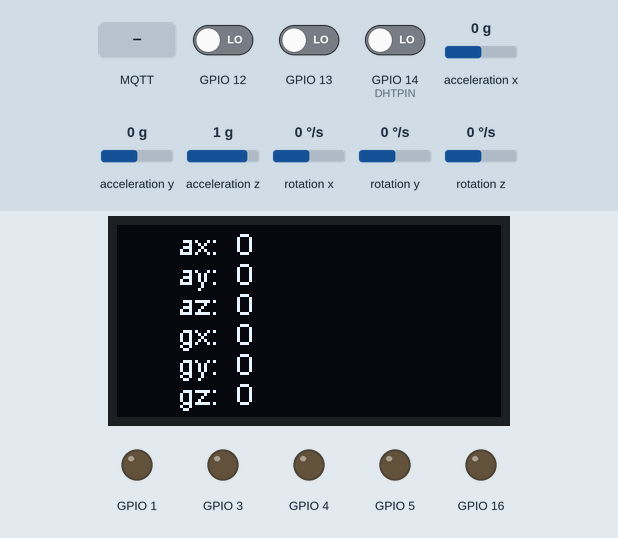
A sketch run on a simulated ESP32. On the bench: 128×64 one-colour display, output pins drawn as LEDs (lit = HIGH). Inputs (shaded band) come from the test bench; at power-on: acceleration x 0 g, acceleration y 0 g, acceleration z 1 g, rotation x 0 °/s, GPIO 12 LOW, GPIO 13 LOW, GPIO 14 (DHTPIN) LOW, rotation y 0 °/s, rotation z 0 °/s. WiFi joins after 1.5 s; servers stay silent unless stated; no MQTT or app messages arrive unless stated; what the sketch prints to the serial monitor is not drawn.

Above: at 3.7 s.
3.8 s: acceleration x set to -1.4 g
At 6.5 s:
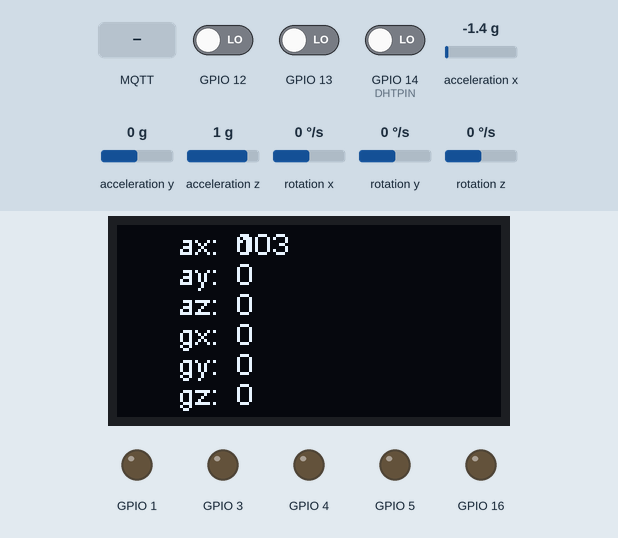
7.6 s: acceleration y set to -1.4 g
At 10.4 s:
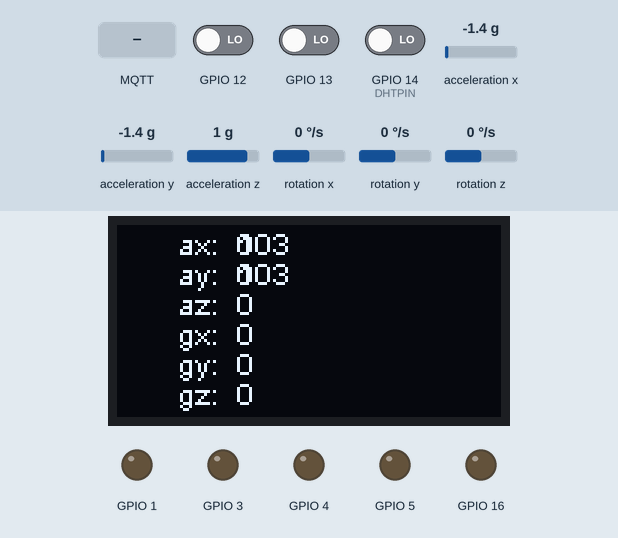
10.7 s: acceleration z set to -1.4 g
At 13.1 s:
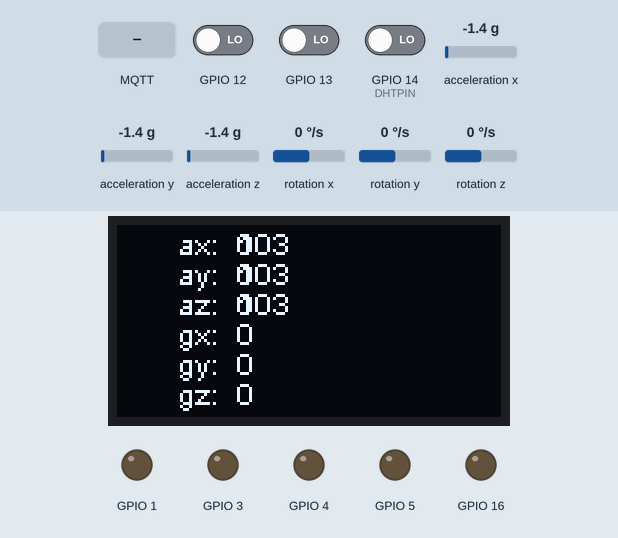
13.8 s: rotation x set to -192 °/s
At 15.7 s:
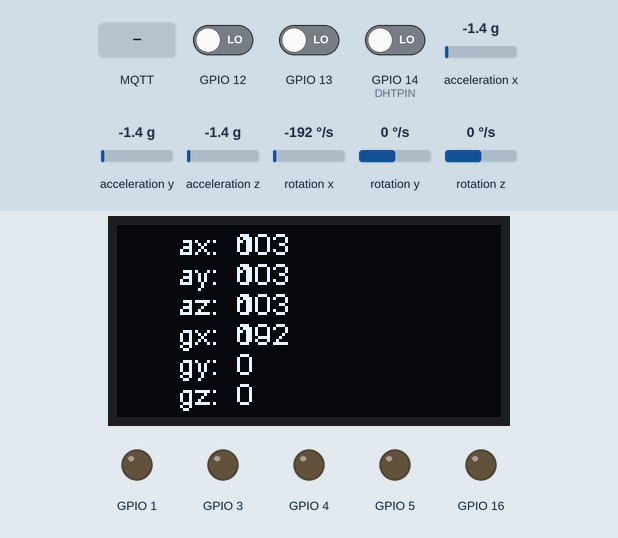
16.9 s: MQTT message "." arrives on the first subscribed topic
18.4 s: MQTT message "on" arrives on the first subscribed topic
At 19.8 s:
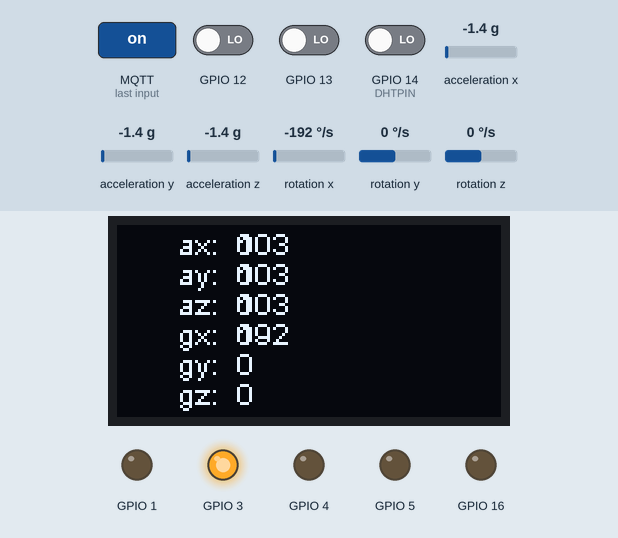
Timing chart, 0 to 21.0 s (numbered marks = the images above; inputs shaded):
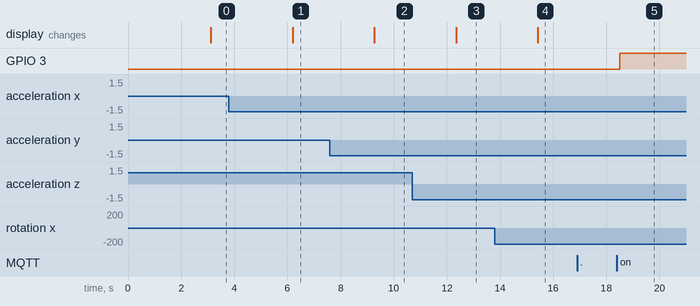

The sketch:

meo-mpu-oled.ino
```cpp
#if ARDUINO >= 100
#include "Arduino.h"
#else
#include "WProgram.h"
#include "pins_arduino.h"
#endif

#include <PubSubClient.h>
#include "DHT.h"

#include <WiFi.h>
#include <DNSServer.h>
#include <WebServer.h>
#include <WiFiManager.h>


#include "I2Cdev.h"
#include "MPU6050.h"

// 1.OLED
#include <wire.h>
#include "SSD1306.h"

SSD1306 display(0x3c, 21, 22);
// Arduino Wire library is required if I2Cdev I2CDEV_ARDUINO_WIRE implementation
// is used in I2Cdev.h
#if I2CDEV_IMPLEMENTATION == I2CDEV_ARDUINO_WIRE
    #include "Wire.h"
#endif

// class default I2C address is 0x68
// specific I2C addresses may be passed as a parameter here
// AD0 low = 0x68 (default for InvenSense evaluation board)
// AD0 high = 0x69
MPU6050 accelgyro;
//MPU6050 accelgyro(0x69); // <-- use for AD0 high

int16_t ax, ay, az;
int16_t gx, gy, gz;


// uncomment "OUTPUT_READABLE_ACCELGYRO" if you want to see a tab-separated
// list of the accel X/Y/Z and then gyro X/Y/Z values in decimal. Easy to read,
// not so easy to parse, and slow(er) over UART.
#define OUTPUT_READABLE_ACCELGYRO

// ======= Thay đổi các thông tin ở đây =========

const char* default_mqtt_server = "mqtt.iothutech.tk";
const char* mqtt_user = "10b7cc6c-8e1d-4eb8-b037-013c0bbb6994";
const char* mqtt_pass = "0e79e367-c4f7-4404-be8a-4c3b06d1f5b3";

const char* default_mqtt_port = "1883";
const char* device_id = "HUT_CLOUD";

// ==============================================

char mqtt_server[255];
char mqtt_port[6];
const char* channel_in_postfix = "/in";
const char* channel_out_postfix = "/out";
String channel_in = "esp/", channel_out = "esp/";
String hotspot_name_prefix = "ESP_32_";

// BEGIN --- 111
// Initialize DHT sensor
const int DHTPIN = 14;
//const int DHTPIN = D5;       //Đọc dữ liệu từ DHT11 ở chân A0 trên ESP
const int DHTTYPE = DHT11;  //Khai báo loại cảm biến, có 2 loại là DHT11 và DHT22
DHT dht(DHTPIN, DHTTYPE); // 11 works fine for ESP8266
char buffer[10];
float humidity, temp_c;   // Values read from sensor
float getHumiditty;// lấy dữ liệu hứng
// END --- 111

// Generally, you should use "unsigned long" for variables that hold time
unsigned long previousMillis = 0;        // will store last temp was read
const long cnt_sensor = 2000;              // interval at which to read sensor - See more at: http://www.esp8266.com/viewtopic.php?f=29&t=8746#sthash.IJ0JNSIx.dpuf
unsigned long preTimer = 0;
const long interval = 5000;             // interval to publish data each time.

int val = 0;
int pirState = LOW; // Start with no caution

WiFiClient espClient;
PubSubClient client(espClient);
char IP_Server_char[20];
int Port_Server;
IPAddress ip;


void callback(char* topic, byte* payload, unsigned int length) {
  payload[length] = '\0'; // Null terminator used to terminate the char array
  String message = (char*)payload;
  Serial.print("Message arrived [");
  Serial.print(topic);
  Serial.print("]: ");
  for (int i = 0; i < length; i++) {  // print message converted from byte to char
    Serial.print((char)payload[i]);
  }
  Serial.println(" ");
  int A[10][2];
  int index1 = 0, index2 = 0;
  int temp = 0;
  int prep = -1;
  for (int i = 0; i < length; i++)
  {
    char c = payload[i];
    if (c >= '0' && c <= '9') {
      temp = temp * 10 + (c - '0');
    }
    else if (c == '.') {
      A[index1][index2] = temp;
      temp = 0;
      index2 = (index2 + 1 ) % 2;
    }
    else if (c == ';')
    {
      if (i == prep + 1)
      {
        A[index1][0] = -1;
        A[index1][1] = -1;
      }
      else
      {
        A[index1][index2] = temp;

      }
      temp = 0;
      index2 = 0;
      index1 ++;
      prep = i;
    }

  }
  if (prep + 1 == length) {
    A[index1][0] = -1;
    A[index1][1] = -1;
  } else {
    A[index1][index2] = temp;
  }


  for (int i = 0; i < 10 ; i++)
  {
    if (A[i][0] == 0)
    {
      switch (i)
      {
        case 0:
          if (A[i][1] == 0)
            digitalWrite(3, LOW);
          else
            digitalWrite(3, HIGH);
          break;
        case 1:
          if (A[i][1] == 0)
            digitalWrite(1, LOW);
          else
            digitalWrite(1, HIGH); break;
        case 2:
          if (A[i][1] == 0)
            digitalWrite(16, LOW);
          else
            digitalWrite(16, HIGH); break;
        case 3:
          if (A[i][1] == 0)
            digitalWrite(5, LOW);
          else
            digitalWrite(5, HIGH); break;
        case 4:
          if (A[i][1] == 0)
            digitalWrite(4, LOW);
          else
            digitalWrite(4, HIGH); break;
      }
    }
    else if (A[i][0] == 1)
    {
      switch (i)
      {
//        case 0: analogWrite(30, A[i][1]); break;
//        case 1: analogWrite(1, A[i][1]); break;
//        case 2: analogWrite(16, A[i][1]); break;
//        case 3: analogWrite(5, A[i][1]); break;
//        case 4: analogWrite(4, A[i][1]); break;
        case 5: Function_F1(); break;
        case 6: Function_F2(); break;
        case 7: Function_F3(); break;
        case 8: Function_F4(); break;
        case 9: Function_F5(); break;

      }
    }
  }

}

//////////////////////////////PUB/////////////////
void send_data() {
  int D5 = digitalRead(14);
  int D6 = digitalRead(12);
  int D7 = digitalRead(13);
  int D8 = digitalRead(0);
  int A0 = analogRead(A0);
  int U1 = Virtual_U1();
  int U2 = Virtual_U2();
  int U3 = Virtual_U3();
  int U4 = Virtual_U4();
  int U5 = Virtual_U5();
//  bo sung them U6
  int U6 = Virtual_U6();

//  String pubString = String(D5) + ';' + String(D6) + ';' + String(D7) + ';' + String(D8) + ';' + String(A0) + ';' + String(U1) + ';' + String(U2) + ';' + String(U3) + ';' + String(U4) + ';' + String(U5) ;
//ADD U6 STRING
//gia tri cuoi cung la U5_U6 => VIET FUNCTION TACH TRUOC KHI GET VALUE
  String pubString = String(D5) + ';' + String(D6) + ';' + String(D7) + ';' + String(D8) + ';' + String(A0) + ';' + String(U1) + ';' + String(U2) + ';' + String(U3) + ';' + String(U4) + ';' + String(U5)+ ';' + String(U6) ;

  display.drawString(40, 0, String(U1));
  display.drawString(40, 10, String(U2));
  display.drawString(40, 20, String(U3));
  display.drawString(40, 30, String(U4));
  display.drawString(40, 40, String(U5));
  display.drawString(40, 50, String(U6));


  display.drawString(20, 0, "ax: ");
  display.drawString(20, 10, "ay: ");
  display.drawString(20, 20, "az: ");
  display.drawString(20, 30, "gx: ");
  display.drawString(20, 40, "gy: ");
  display.drawString(20, 50, "gz: ");


  display.display();

  Serial.println(pubString);
  unsigned long curTimer = millis();
  if (curTimer - preTimer >= interval)  // set time cycle to publish data: each 5s
  {
    preTimer = curTimer;
    client.publish(channel_out.c_str(), pubString.c_str());
    Serial.print("Message published [");
    Serial.print(channel_out);
    Serial.print("]: ");
    Serial.println(pubString);
  }

}

void reconnect() {
  // Loop until we're reconnected
  while (!client.connected()) {
    Serial.print("Attempting MQTT connection...");
    // Attempt to connect
    //    if (client.connect("ESP8266Client")) {
    if (client.connect(device_id, mqtt_user, mqtt_pass)) {
      Serial.println("connected");
      // Once connected, publish an announcement...
      //      client.publish("ESP8266/connection status", "Connected!");
      //      client.publish(channel_out.c_str(), device_id);
      // ... and resubscribe
      //      client.subscribe("ESP8266/LED status");
      client.subscribe(channel_in.c_str());
    } else {
      Serial.print("failed, rc=");
      Serial.print(client.state());
      Serial.println(" try again in 5 seconds");
      // Wait 5 seconds before retrying
      delay(5000);
    }
  }
}

void gettemperature() {
  // Wait at least 2 seconds seconds between measurements.
  // if the difference between the current time and last time you read
  // the sensor is bigger than the interval you set, read the sensor
  // Works better than delay for things happening elsewhere also
  unsigned long currentMillis = millis();

  if (currentMillis - previousMillis >= cnt_sensor) {
    // save the last time you read the sensor
    previousMillis = currentMillis;

    // Reading temperature for humidity takes about 250 milliseconds!
    // Sensor readings may also be up to 2 seconds 'old' (it's a very slow sensor)
    humidity = dht.readHumidity();          // Read humidity (percent)
    temp_c = dht.readTemperature();     // Read temperature as Celcius
    Serial.println(temp_c);
    // Check if any reads failed and exit early (to try again).
    /*    if (isnan(humidity) || isnan(temp_c)) {
          Serial.println("Failed to read from DHT sensor!");
          return;
        }*/
  }
}


//////////////////////// Virtual output//////////////////
inline unsigned char Virtual_U1() {
  MPU_sensor();
  return ax;
}

inline unsigned char Virtual_U2() {
  MPU_sensor();
  return ay;
}

inline unsigned char Virtual_U3() {
  MPU_sensor();
  return az;
}

inline unsigned char Virtual_U4() {
  MPU_sensor();
  return gx;
}

inline unsigned char Virtual_U5() {
  MPU_sensor();
  return gy;
}

//bo sung them V6
inline unsigned char Virtual_U6() {
  MPU_sensor();
  return gz;
}

/////////////////////////////// Function input/////////////////////
inline void Function_F1() {
  // Serial.println("F1");
  getHumiditty = dht.readHumidity();
   dtostrf(getHumiditty,0, 0, buffer);
   Serial.print("Humidity now is : ");
  Serial.print( buffer);
  Serial.println();
}

inline void Function_F2() {
  Serial.println("F2");
}

inline void Function_F3() {
  Serial.println("F3");
}
inline void Function_F4() {
  Serial.println("F4");
}

inline void Function_F5() {
  Serial.println("F5");
}

void MPU_sensor() {
  delay(250);
    accelgyro.getMotion6(&ax, &ay, &az, &gx, &gy, &gz);

    // these methods (and a few others) are also available
    //accelgyro.getAcceleration(&ax, &ay, &az);
    //accelgyro.getRotation(&gx, &gy, &gz);

    #ifdef OUTPUT_READABLE_ACCELGYRO
        // display tab-separated accel/gyro x/y/z values
        Serial.print("a/g:\t");
        Serial.print(ax); Serial.print("\t");
        Serial.print(ay); Serial.print("\t");
        Serial.print(az); Serial.print("\t");
        Serial.print(gx); Serial.print("\t");
        Serial.print(gy); Serial.print("\t");
        Serial.println(gz);
    #endif

    #ifdef OUTPUT_BINARY_ACCELGYRO
        Serial.write((uint8_t)(ax >> 8)); Serial.write((uint8_t)(ax & 0xFF));
        Serial.write((uint8_t)(ay >> 8)); Serial.write((uint8_t)(ay & 0xFF));
        Serial.write((uint8_t)(az >> 8)); Serial.write((uint8_t)(az & 0xFF));
        Serial.write((uint8_t)(gx >> 8)); Serial.write((uint8_t)(gx & 0xFF));
        Serial.write((uint8_t)(gy >> 8)); Serial.write((uint8_t)(gy & 0xFF));
        Serial.write((uint8_t)(gz >> 8)); Serial.write((uint8_t)(gz & 0xFF));
    #endif
}

/*==================== Setup ============================*/
void setup() {
display.init();
display.flipScreenVertically();
//   init_MPU_sensor();
 // join I2C bus (I2Cdev library doesn't do this automatically)
    #if I2CDEV_IMPLEMENTATION == I2CDEV_ARDUINO_WIRE
        Wire.begin();
    #elif I2CDEV_IMPLEMENTATION == I2CDEV_BUILTIN_FASTWIRE
        Fastwire::setup(400, true);
    #endif
    accelgyro.initialize();


  hotspot_name_prefix += device_id;

  pinMode(3, OUTPUT);    // Initialize the BUILTIN_LED pin as an output
  pinMode(1, OUTPUT);
  pinMode(16, OUTPUT);
  pinMode(5, OUTPUT);
  pinMode(4, OUTPUT);

  pinMode(14, INPUT);
  pinMode(12, INPUT);
  pinMode(13, INPUT);
  pinMode(0, INPUT);
  pinMode(A0, INPUT);
  Serial.begin(115200);
  WiFiManager wifiManager;
  WiFiManagerParameter custom_text("<br/><p>Enter MQTT Server/IP and Port Number</p>");
  WiFiManagerParameter custom_mqtt_server("server", "mqtt server", default_mqtt_server, 255);
  WiFiManagerParameter custom_mqtt_port("port", "mqtt port", default_mqtt_port, 6);
  wifiManager.addParameter(&custom_text);
  wifiManager.addParameter(&custom_mqtt_server);
  wifiManager.addParameter(&custom_mqtt_port);
//  wifiManager.autoConnect("KhanhNey", "khanhney1997tn");
  wifiManager.resetSettings();
  if (!wifiManager.autoConnect(hotspot_name_prefix.c_str())) {
    Serial.println("failed to connect, we should reset as see if it connects");
    delay(3000);
////    ESP.reset();
//    delay(5000);
  }

  strcpy(mqtt_server, custom_mqtt_server.getValue());
  strcpy(mqtt_port, custom_mqtt_port.getValue());

  Serial.print("mqtt server: ");
  Serial.println(mqtt_server);
  Serial.print("mqtt port: ");
  Serial.println(atoi(mqtt_port));

  Serial.println("connected...yeey :)");
  Serial.println("local ip");
  Serial.println(WiFi.localIP());

  // ============== This section is for mDNS =================
  // setup_wifi();
  /*
  Serial.println("\r\nsetup()");
  sprintf(hostString, "ESP_%06X", ESP.getChipId());
  Serial.print("Hostname: ");
  Serial.println(hostString);
  WiFi.hostname(hostString);
  if (!MDNS.begin(hostString)) {
    Serial.println("Error setting up MDNS responder!");
  }
  Serial.println("mDNS responder started");
  //MDNS.addService("esp", "tcp", 8080); // Announce esp tcp service on port 8080
  Serial.println("Sending mDNS query");
  int n = MDNS.queryService("mqtt", "tcp"); // Send out query for esp tcp services
  Serial.println("mDNS query done");
  if (n == 0) {
    Serial.println("no services found");
  }
  else {
    Serial.print(n);
    Serial.println(" service(s) found");
    //    for (int i = 0; i < n; ++i) {
    // Print details for each service found
    //      Serial.print(i + 1);
    //      Serial.print(": ");
    Serial.print(MDNS.hostname(0));
    Serial.print(" (");
    Serial.print(MDNS.IP(0));
    Serial.print(":");
    Serial.print(MDNS.port(0));
    Serial.println(")");
    }

  ///////////////// Get IP Adress and Port Adress/////////////
  IPAddress ip = MDNS.IP(0); // Get IPAddress of Server
  String ipStr = String(ip[0]) + '.' + String(ip[1]) + '.' + String(ip[2]) + '.' + String(ip[3]); // convert IP Adress to String
  ipStr.toCharArray(IP_Server_char, 20);  // convert IP to char
  Serial.println(IP_Server_char);
  Port_Server = MDNS.port(0);
  Serial.println(Port_Server);
  //  client.setServer(IP_Server_char, Port_Server);
  */
  // ========================================================
  client.setServer(mqtt_server, atoi(mqtt_port));
  Serial.println();

  channel_in += device_id;          // "esp/NodeMcuEsp01"
  channel_in += channel_in_postfix; // "esp/NodeMcuEsp01/in"
  Serial.println("Subscribe channel: ");
  Serial.println(channel_in);

  channel_out += device_id;           // "esp/NodeMcuEsp01"
  channel_out += channel_out_postfix; // "esp/NodeMcuEsp01/out"
  Serial.println("Channel out: ");
  Serial.println(channel_out);

  Serial.println("loop() next");
  client.setCallback(callback);
}

void loop() {

  if (!client.connected()) {
    reconnect();
  }
  client.loop();
//  MPU_sensor();
  send_data();
}
```

Measured:
- after the input at 3.8 s, the display: changes after 2.4 s (image 1)
- after the input at 7.6 s, the display: changes after 1.7 s (image 2)
- after the input at 10.7 s, the display: changes after 1.6 s (image 3)
- after the input at 13.8 s, the display: changes after 1.6 s (image 4)
- after the input at 16.9 s, every drawn part: stays the same
- after the input at 18.4 s, GPIO 3: LOW → HIGH after 0.10 s
